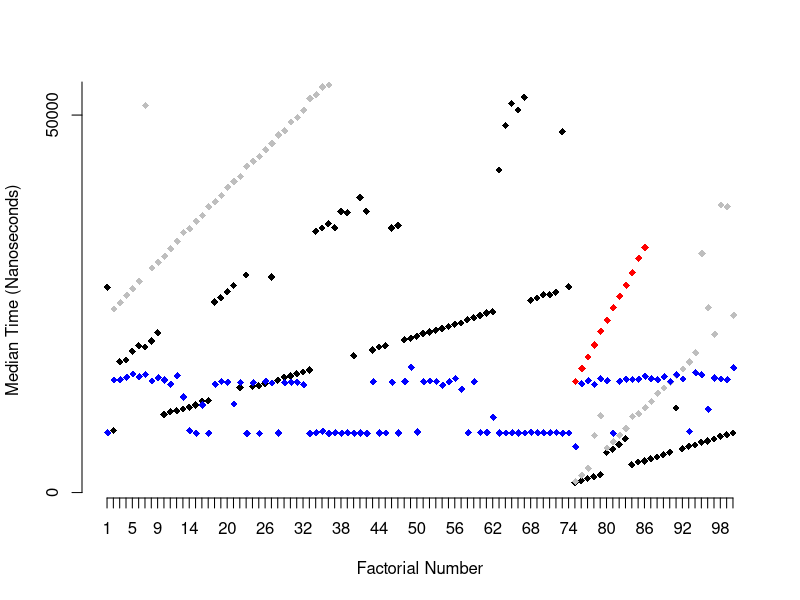

The R script that drew this image:
# Factorial_loop: a version that computes the factorial of an integer using looping (such as a for loop)
Factorial_loop <- function(n){
  if (n ==0){
    1
  }else{
    y <- 1
    for(i in 1:n){
      y <-y*i
    }
   y
  }
}


# Factorial_reduce: a version that computes the factorial using the reduce() function in the purrr package. Alternatively, you can use the Reduce() function in the base package.
library(purrr)

Factorial_reduce <- function(n){
  if(n==0){
    1
  }else{
    reduce(c(1:n), function(x, y){
    x*y
    })
  }
}


# Factorial_func: a version that uses recursion to compute the factorial.
Factorial_func <- function(x){
  if(x==0){
    1
  } else{
    x*Factorial_func(x-1)
  }
}


# Factorial_mem: a version that uses memoization to compute the factorial.
Factorial_tbl <- c(1, rep(NA))

Factorial_mem <- function(n){
  stopifnot(n > 0)
  
  if(!is.na(Factorial_tbl[n])){
    Factorial_tbl[n]
  } else{
    Factorial_tbl[n-1] <<- Factorial_mem(n-1)
    n*Factorial_tbl[n-1]
  }
}


# Compare these different functions
# After writing your four versions of the Factorial function, use the microbenchmark package to time
# the operation of these functions and provide a summary of their performance. 
sink("factorial_output.txt")
library(microbenchmark)
cat("Summary of performance for each factorial function", '\n', '\n')
check_factorial <- microbenchmark(Factorial_loop,
                              Factorial_reduce,
                              Factorial_func,
                              Factorial_mem) %>% 
  summary %>%
  print

# In addition to timing your functions for specific inputs make sure to show a range of inputs
# in order to demonstrate the timing of each function for larger inputs.
library(purrr)
library(dplyr)
library(tidyr)
library(magrittr)
Loop_data <- map(1:100, function(x){microbenchmark(Factorial_loop(x), times = 100)$time})
names(Loop_data) <- paste0(letters[1:100], 1:100)
Loop_data <- as.data.frame(Loop_data)

Loop_data %<>%
  gather(num, time) %>%
  group_by(num) %>%
  summarise(med_time = median(time))

#data for reduce
Reduce_data <- map(1:100, function(x){microbenchmark(Factorial_reduce(x), times = 100)$time})
names(Reduce_data) <- paste0(letters[1:100], 1:100)
Reduce_data <- as.data.frame(Reduce_data)

Reduce_data %<>%
  gather(num, time) %>%
  group_by(num) %>%
  summarise(med_time = median(time))


#data for recursion
Func_data <- map(1:100, function(x){microbenchmark(Factorial_func(x), times = 100)$time})
names(Func_data) <- paste0(letters[1:100], 1:100)
Func_data <- as.data.frame(Func_data)

Func_data %<>%
  gather(num, time) %>%
  group_by(num) %>%
  summarise(med_time = median(time))



#data for memoization
Mem_data <- map(1:100, function(x){microbenchmark(Factorial_mem(x), times = 100)$time})
names(Mem_data) <- paste0(letters[1:100], 1:100)
Mem_data <- as.data.frame(Mem_data)

Mem_data %<>%
  gather(num, time) %>%
  group_by(num) %>%
  summarise(med_time = median(time))



cat("Plot speed for the various functions, taking the factorial of 1:100")
plot(1:100, Loop_data$med_time, xlab = "Factorial Number", ylab = "Median Time (Nanoseconds)",
     pch = 18, bty = "n", xaxt = "n", yaxt = "n")
axis(1, at = 1:100)
axis(2, at = seq(0, 350000, by = 50000))
points(1:100 + .1, Reduce_data$med_time, col = "red", pch = 18)
points(1:100 + .1, Func_data$med_time, col = "grey", pch = 18)
points(1:100 + .1, Mem_data$med_time, col = "blue", pch = 18)
legend(1, 300000, c("Loop", "Reduce", "Recursion" , "Memoization"), pch = 18, 
       col = c("black","red", "grey",  "blue"), bty = "n", cex = 1, y.intersp = 1.5)



sink()